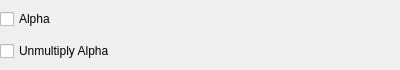
<?xml version="1.0" encoding="UTF-8"?>
<ui version="4.0">
 <class>BlockAlpha</class>
 <widget class="QWidget" name="BlockAlpha">
  <property name="geometry">
   <rect>
    <x>0</x>
    <y>0</y>
    <width>400</width>
    <height>70</height>
   </rect>
  </property>
  <property name="windowTitle">
   <string>Form</string>
  </property>
  <layout class="QVBoxLayout" name="verticalLayout">
   <property name="spacing">
    <number>3</number>
   </property>
   <property name="leftMargin">
    <number>0</number>
   </property>
   <property name="topMargin">
    <number>0</number>
   </property>
   <property name="rightMargin">
    <number>0</number>
   </property>
   <property name="bottomMargin">
    <number>0</number>
   </property>
   <item>
    <widget class="QCheckBox" name="alphaButton">
     <property name="minimumSize">
      <size>
       <width>100</width>
       <height>0</height>
      </size>
     </property>
     <property name="text">
      <string>Alpha</string>
     </property>
    </widget>
   </item>
   <item>
    <widget class="QCheckBox" name="unmultButton">
     <property name="minimumSize">
      <size>
       <width>120</width>
       <height>0</height>
      </size>
     </property>
     <property name="text">
      <string>Unmultiply Alpha</string>
     </property>
    </widget>
   </item>
  </layout>
 </widget>
 <resources/>
 <connections/>
</ui>
